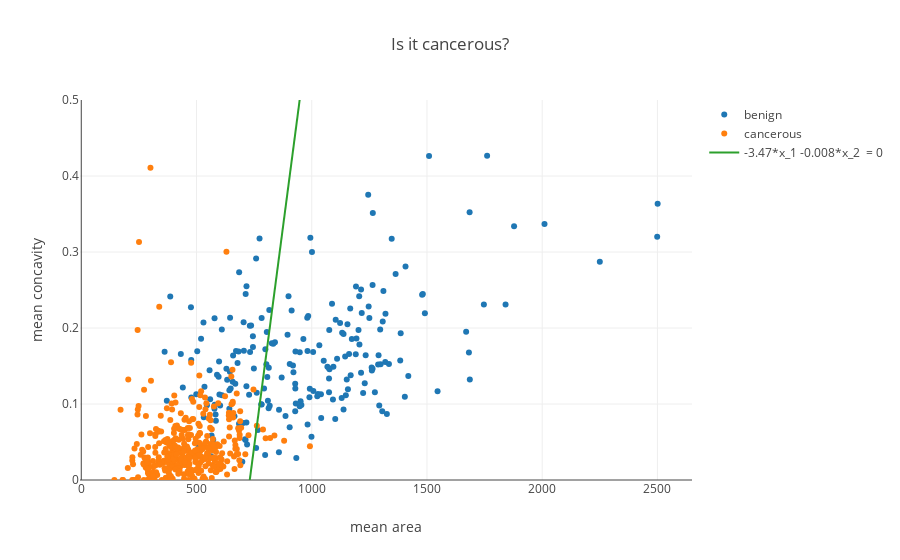

The cell this chart's notebook holds for it:
### Markdown cell above
Ok, let's go back to our original problem of identifying cancer cells.  Remember that our goal is to find a decision function that differentiates between benign and cancerous cell.  This is our plot.

### Code cell
decision_trace = trace_values(x_values=area_values, y_values=boundaries, mode = 'lines', name = '-3.47*x_1 -0.008*x_2  = 0')

layout = {'xaxis': {'title': 'mean area'}, 'yaxis': {'title': 'mean concavity', 'range': [0, .5]}, 'title': 'Is it cancerous?'}
plot([non_cancerous_trace, cancerous_trace,  decision_trace], layout = layout)

### Figure 1 — Plotly figure (JSON) as saved in the notebook; plotly's stock layout.template omitted (floating-point values rounded to 4 significant figures; data arrays with more than 128 entries replaced by an {"elided": "..."} marker saying what was removed)
{"data": [{"mode": "markers", "name": "benign", "text": [], "type": "scatter", "uid": "96cd6329-63d3-461e-ab75-060b552b288f", "x": {"elided": "212 float values"}, "y": {"elided": "212 float values"}}, {"mode": "markers", "name": "cancerous", "text": [], "type": "scatter", "uid": "53a20638-82b5-4f56-82d8-9cae1f1d1cfb", "x": {"elided": "357 float values"}, "y": {"elided": "357 float values"}}, {"mode": "lines", "name": "-3.47*x_1 -0.008*x_2  = 0", "text": [], "type": "scatter", "uid": "f82226e5-e57d-4c93-a20a-1e40f2aec576", "x": [500, 505, 510, 515, 520, 525, 530, 535, 540, 545, 550, 555, 560, 565, 570, 575, 580, 585, 590, 595, 600, 605, 610, 615, 620, 625, 630, 635, 640, 645, 650, 655, 660, 665, 670, 675, 680, 685, 690, 695, 700, 705, 710, 715, 720, 725, 730, 735, 740, 745, 750, 755, 760, 765, 770, 775, 780, 785, 790, 795, 800, 805, 810, 815, 820, 825, 830, 835, 840, 845, 850, 855, 860, 865, 870, 875, 880, 885, 890, 895, 900, 905, 910, 915, 920, 925, 930, 935, 940, 945, 950, 955, 960, 965, 970, 975, 980, 985, 990, 995], "y": [-0.5338, -0.5223, -0.5107, -0.4992, -0.4876, -0.4761, -0.4645, -0.453, -0.4414, -0.4299, -0.4183, -0.4068, -0.3952, -0.3837, -0.3721, -0.3606, -0.349, -0.3375, -0.326, -0.3144, -0.3029, -0.2913, -0.2798, -0.2682, -0.2567, -0.2451, -0.2336, -0.222, -0.2105, -0.1989, -0.1874, -0.1758, -0.1643, -0.1527, -0.1412, -0.1296, -0.1181, -0.1065, -0.09497, -0.08342, -0.07187, -0.06033, -0.04878, -0.03723, -0.02568, -0.01413, -0.00258, 0.008969, 0.02052, 0.03207, 0.04362, 0.05516, 0.06671, 0.07826, 0.08981, 0.1014, 0.1129, 0.1245, 0.136, 0.1476, 0.1591, 0.1707, 0.1822, 0.1938, 0.2053, 0.2168, 0.2284, 0.2399, 0.2515, 0.263, 0.2746, 0.2861, 0.2977, 0.3092, 0.3208, 0.3323, 0.3439, 0.3554, 0.367, 0.3785, 0.3901, 0.4016, 0.4132, 0.4247, 0.4363, 0.4478, 0.4594, 0.4709, 0.4825, 0.494, 0.5056, 0.5171, 0.5287, 0.5402, 0.5518, 0.5633, 0.5749, 0.5864, 0.598, 0.6095]}], "layout": {"autosize": true, "title": {"text": "Is it cancerous?"}, "xaxis": {"autorange": true, "range": [-3.507, 2648.0], "title": {"text": "mean area"}, "type": "linear"}, "yaxis": {"range": [0, 0.5], "title": {"text": "mean concavity"}, "type": "linear"}}}
